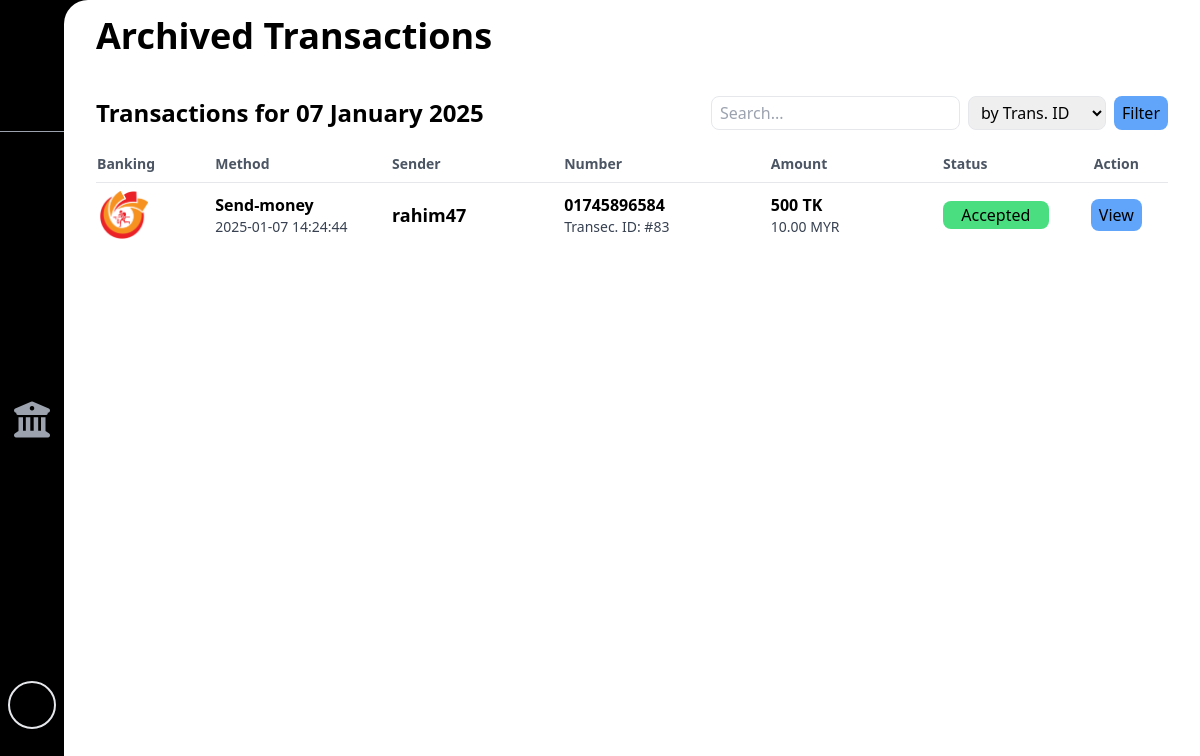
Page /views/admin/admin-user-archived-transections.php?date=2025-01-07&type=daily (signed in) on the committed database.
### tables this page shows
CREATE TABLE `transections` (
  `transID` int(255) NOT NULL,
  `username` varchar(30) NOT NULL,
  `number` varchar(11) NOT NULL,
  `banking` varchar(5) NOT NULL,
  `method` varchar(10) NOT NULL,
  `amount` float NOT NULL,
  `amountYMR` float NOT NULL,
  `note` varchar(255) NOT NULL,
  `status` varchar(12) NOT NULL,
  `lastnumber` varchar(50) NOT NULL,
  `rate` float NOT NULL,
  `time` datetime NOT NULL DEFAULT current_timestamp()
);

### views/admin/admin-user-archived-transections.php (the view, shortened to what this page needs)
<?php
include("../../config/connection.php");
$date = isset($_GET['date']) ? $_GET['date'] : '';
$type = isset($_GET['type']) ? $_GET['type'] : '';
$title = "";
if ($type === 'monthly') {
    $title = date('F Y', strtotime($date . '-01'));
    $date_condition = "DATE_FORMAT(time, '%Y-%m') = '$date'";
} elseif ($type === 'weekly') {
    $title = 'Week ' . substr($date, -2) . ', ' . substr($date, 0, 4);
    $date_condition = "DATE_FORMAT(time, '%Y-%u') = '$date'";
} else {
    $title = date('d F Y', strtotime($date));
    $date_condition = "DATE(time) = '$date'";
}
?>
<!DOCTYPE html>
<html lang="en">
<head>
    <link rel="stylesheet" href="https://cdnjs.cloudflare.com/ajax/libs/font-awesome/6.7.2/css/all.min.css" />
    <link rel="stylesheet" href="../../assets/css/styles.css">
</head>
<body onload="onload()" class="overflow-hidden">
    <div class="bg-black h-screen dark:text-white w-full flex">
        <?php include("../../includes/sidebars/admin-sidebar.php"); ?>
        <div id="main-container" class="px-8 w-full min-h-full overflow-y-scroll sm:ml-16 sm:w-full bg-white dark:bg-[#232228] rounded-3xl rounded-bl-3xl transition-all duration-200">
            <?php include("../../includes/headers/admin-header.php") ?>
            <section class="flex flex-col sm:flex-row w-full gap-8 pt-16 h-full">
                <div class="bg-white dark:bg-[#232228] rounded-lg w-full">
                    <div class="flex flex-col sm:flex-row pt-8 items-center justify-between mb-2 sm:mb-4">
                        <h3 class="text-2xl font-bold mb-4 sm:mb-0">Transactions for <?php echo $title; ?></h3>
                        <form method="POST" class="flex flex-row justify-end sm:justify-end space-x-1 sm:space-x-2 overflow-x-auto">
                            <input type="text" id="filter-input" name="filter-val" placeholder="Search..."
                                class="w-24 sm:w-auto px-1 sm:px-2 py-1 rounded-lg border dark:bg-[#161618] dark:border-gray-700 focus:outline-none focus:border-blue-500">
                            <select name="filterOption" id="filter-option"
                                class="w-24 sm:w-auto px-1 sm:px-2 py-1 rounded-lg border dark:bg-[#161618] dark:border-gray-700 focus:outline-none focus:border-blue-500">
                                <option value="transID">by Trans. ID</option>
                            </select>
                            <button type="submit" name="btn-filter" value="clicked"
                                class="w-20 sm:w-auto bg-blue-400 text-black px-2 py-1 rounded-lg hover:bg-blue-500 transition duration-300">
                                Filter
                            </button>
                        </form>
                    </div>
                    <div class="">
                        <table class="w-full h-1/3 text-left">
                            <thead>
                                <tr class="border-b text-sm font-medium text-gray-600 dark:text-gray-400">
                                    <th class="py-2 text-left w-24">Banking</th>
                                    <th class="py-2 px-4 w-40">Method</th>
                                    <th class="py-2 px-4 w-40">Sender</th>
                                    <th class="py-2 px-4 w-48">Number</th>
                                    <th class="py-2 px-4 w-40">Amount</th>
                                    <th class="py-2 px-4 w-32">Status</th>
                                    <th class="py-2 px-4 text-center w-24">Action</th>
                                </tr>
                            </thead>
                            <tbody>
                                <?php
                                if(!empty($_POST["btn-filter"]) && $_POST["btn-filter"]=="clicked") {
                                    $filterOption = mysqli_real_escape_string($conn, $_POST['filterOption']);
                                    $filterVal = mysqli_real_escape_string($conn, $_POST['filter-val']);
                                    switch($filterOption) {
                                        case 'transID':
                                            $sql = "SELECT * FROM transections WHERE $date_condition AND transID LIKE '%$filterVal%' ORDER BY time DESC";
                                            break;
                                        case 'username':
                                            $sql = "SELECT * FROM transections WHERE $date_condition AND username LIKE '%$filterVal%' ORDER BY time DESC";
                                            break;
                                        case 'name':
                                            $sql = "SELECT t.* FROM transections t
                                                    JOIN users u ON t.username = u.username
                                                    WHERE $date_condition AND u.name LIKE '%$filterVal%'
                                                    ORDER BY t.time DESC";
                                            break;
                                        case 'number':
                                            $sql = "SELECT * FROM transections WHERE $date_condition AND number LIKE '%$filterVal%' ORDER BY time DESC";
                                            break;
                                        case 'banking':
                                            $sql = "SELECT * FROM transections WHERE $date_condition AND banking LIKE '%$filterVal%' ORDER BY time DESC";
                                            break;
                                        default:
                                            $sql = "SELECT * FROM transections WHERE $date_condition ORDER BY time DESC";
                                    }
                                } else {
                                    $sql = "SELECT * FROM transections WHERE $date_condition ORDER BY time DESC";
                                }
                                $result = mysqli_query($conn, $sql) or die("Query Failed.");
                                if (mysqli_num_rows($result) > 0) {
                                    while ($row = mysqli_fetch_assoc($result)) {
                                        $statusColor = [
                                            "Accepted" => "bg-green-400",
                                            "Pending" => "bg-yellow-400",
                                            "Rejected" => "bg-red-400",
                                            "Canceled" => "bg-gray-400"
                                        ][$row["status"]];
                                        echo "
                                        <tr class='transition duration-500 hover:bg-gray-50 dark:hover:bg-[#1e1d20]'>
                                            <td class='py-2 px-1 w-24'>
                                                <img class='h-12 w-12' src='../../assets/imgs/".$row["banking"].".png' alt='".$row["banking"]."-logo'>
                                            </td>
                                            <td class='py-2 px-4 w-40'>
                                                <h4 class='text-base font-bold truncate'>".$row["method"]."</h4>
                                                <p class='hidden sm:block text-sm text-gray-700 dark:text-gray-400 truncate'>".$row["time"]."</p>
                                            </td>
                                            <td class='py-2 px-4 w-40'>
                                                <p class='text-lg font-bold truncate'>".$row["username"]."</p>
                                            </td>
                                            <td class='py-2 px-4 w-48'>
                                                <p class='text-base font-bold truncate'>".$row["number"]."</p>
                                                <p class='sm:hidden text-sm text-gray-700 dark:text-gray-400 truncate'>".$row["time"]."</p>
                                                <p class='hidden sm:block text-sm text-gray-700 dark:text-gray-400'>Transec. ID: #".$row["transID"]."</p>
                                            </td>
                                            <td class='py-2 px-4 w-40'>
                                                <h4 class='text-base font-bold'>".$row["amount"]." TK</h4>
                                                <p class='hidden sm:block text-sm text-gray-700 dark:text-gray-400'>".number_format($row["amount"]/$row["rate"], 2)." MYR</p>
                                            </td>
                                            <td class='py-2 px-4 w-32'>
                                                <p class='".$statusColor." p-0.5 rounded-lg text-center dark:text-gray-950'>".$row["status"]."</p>
                                            </td>
                                            <td class='py-2 px-4 w-24 text-center'>
                                                <a href='admin-transection-details.php?transID=".$row["transID"]."'>
                                                    <button class='bg-blue-400 py-1 px-2 rounded-lg transition duration-500 dark:text-gray-950 hover:bg-blue-500'>View</button>
                                                </a>
                                            </td>
                                        </tr>";
                                    }
                                } else {
                                    echo "<tr><td colspan='7' class='text-center py-4'>No transactions found for this period.</td></tr>";
                                }
                                ?>
                            </tbody>
                        </table>
                    </div>
                </div>
            </section>
        </div>
    </div>
</body>
</html>

### rows in the picture
transections: banking (picture), method "Send-money", time "2025-01-07 14:24:44", username "rahim47", number "01745896584", transID "83", amount "500", $row["amount"]/$row["rate"] "10.00", status "Accepted"

### other values in the picture
$title "07 January 2025"
